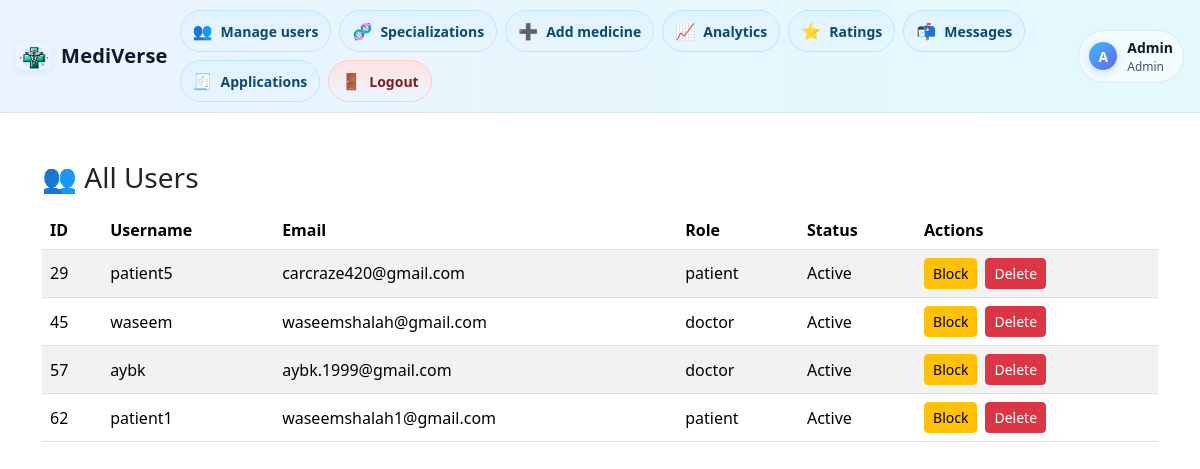
Screenshot of /labs/Doctors/admin/admin_users.php (signed in) with the database file from the repository.
### tables this page shows
CREATE TABLE `users` (
  `id` int(11) NOT NULL,
  `name` varchar(100) NOT NULL,
  `username` varchar(50) NOT NULL,
  `email` varchar(100) NOT NULL,
  `email_verified` tinyint(1) NOT NULL DEFAULT 0,
  `verify_token` varchar(255) DEFAULT NULL,
  `verify_expires` datetime DEFAULT NULL,
  `profile_image` varchar(255) DEFAULT NULL,
  `phone` varchar(20) DEFAULT NULL,
  `location` varchar(100) DEFAULT NULL,
  `password` varchar(255) NOT NULL,
  `temp_password` tinyint(1) DEFAULT 0,
  `role` enum('patient','doctor','admin') DEFAULT 'patient',
  `gender` enum('male','female','other') DEFAULT NULL,
  `height_cm` decimal(5,2) DEFAULT NULL,
  `weight_kg` decimal(5,2) DEFAULT NULL,
  `bmi` decimal(5,2) DEFAULT NULL,
  `date_of_birth` date DEFAULT NULL,
  `license_number` varchar(50) DEFAULT NULL,
  `specialization_id` int(11) DEFAULT NULL,
  `is_active` tinyint(1) NOT NULL DEFAULT 1,
  `created_at` timestamp NOT NULL DEFAULT current_timestamp(),
  `reset_token` varchar(255) DEFAULT NULL,
  `token_expiry` datetime DEFAULT NULL,
  `user_id` int(10) NOT NULL,
  `block_reason` text DEFAULT NULL,
  `blocked_at` datetime DEFAULT NULL,
  `is_blocked` tinyint(1) DEFAULT 0,
  `user_deleted` tinyint(1) DEFAULT 0,
  `delete_reason` text DEFAULT NULL,
  `blocked_by` int(11) DEFAULT NULL,
  `deleted_by` int(11) DEFAULT NULL,
  `deleted_reason` varchar(255) DEFAULT NULL,
  `verification_code` varchar(10) DEFAULT NULL,
  `is_activated` tinyint(1) NOT NULL DEFAULT 0
);

### labs/Doctors/admin/admin_users.php (the view, shortened to what this page needs)
<?php
require_once '../config.php';
include '../navbar_loggedin.php';
$usersQ = $conn->query("SELECT id, username, email, role, is_active FROM users WHERE role <> 'admin' ORDER BY id");
?>
<!DOCTYPE html>
<html lang="en">
<head>
  <link href="https://cdn.jsdelivr.net/npm/bootstrap@5.3.2/dist/css/bootstrap.min.css" rel="stylesheet">
</head>
<body>
<div class="container mt-5">
  <h3>👥 All Users</h3>
  <table class="table table-striped align-middle mt-3">
    <thead>
      <tr>
        <th>ID</th><th>Username</th><th>Email</th><th>Role</th><th>Status</th><th>Actions</th>
      </tr>
    </thead>
    <tbody>
      <?php while ($u = $usersQ->fetch_assoc()): ?>
        <tr>
          <td><?= $u['id'] ?></td>
          <td><?= htmlspecialchars($u['username']) ?></td>
          <td><?= htmlspecialchars($u['email']) ?></td>
          <td><?= $u['role'] ?></td>
          <td><?= $u['is_active'] ? 'Active' : 'Blocked' ?></td>
          <td class="d-flex gap-2">
            <form method="POST" style="margin:0;">
              <button class="btn btn-sm btn-<?= $u['is_active'] ? 'warning' : 'success' ?>">
                <?= $u['is_active'] ? 'Block' : 'Unblock' ?>
              </button>
            </form>
            <form method="POST" style="margin:0;">
              <button class="btn btn-sm btn-danger" onclick="return confirm('Delete user #<?= $u['id'] ?>?')">Delete</button>
            </form>
          </td>
        </tr>
      <?php endwhile; ?>
    </tbody>
  </table>
</div>
</body>
</html>

### labs/Doctors/navbar_loggedin.php (style rules this page uses)
:root { --bg: rgba(255,255,255,.65); --bg-dark: rgba(17,24,39,.65); --fg: #0f172a; --fg-subtle:#475569; --ring: rgba(59,130,246,.35); }

### rows the page displays
users: id "29", username "patient5", email "carcraze420@gmail.com", role "patient", is_active "Active"
users: id "45", username "waseem", email "waseemshalah@gmail.com", role "doctor", is_active "Active"
users: id "57", username "aybk", email "aybk.1999@gmail.com", role "doctor", is_active "Active"
users: id "62", username "patient1", email "waseemshalah1@gmail.com", role "patient", is_active "Active"

### other values shown
$initial "A"
$name ?: 'User' "Admin"
$role "Admin"
